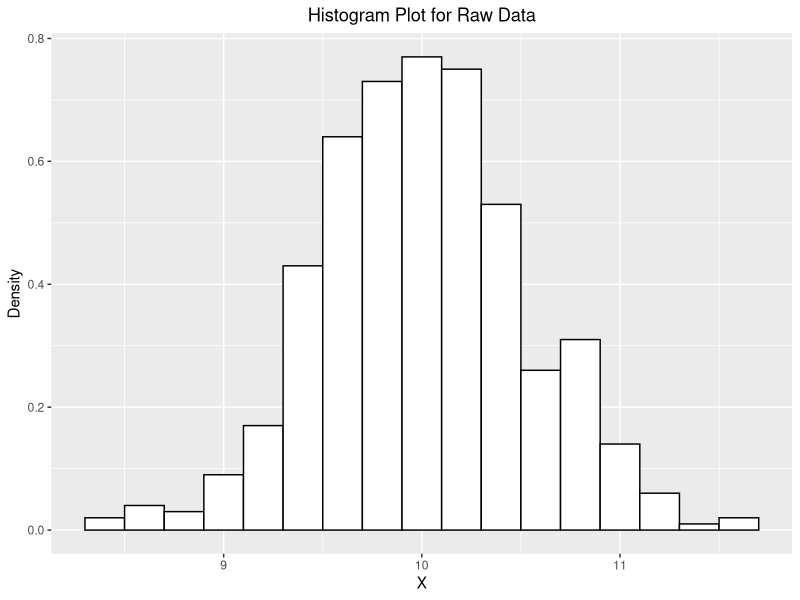
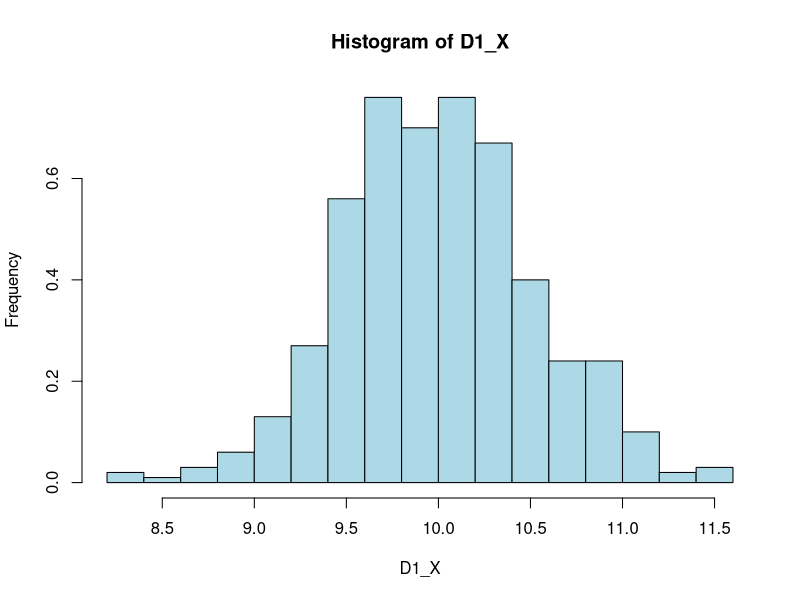

Reproduce these figures in R, in order. (Note: this script raises an error after producing the figures.)
library(ggplot2)

# D1 (Make sure to set seed for every random number generation)
set.seed(1234)
D1_X <- rnorm(500, mean = 10, sd = 0.5)
set.seed(1234)
D1_Y <- D1_X + rnorm(500, mean = 0, sd = 1)

# D2
set.seed(1234)
D2_X <- rlnorm(500, meanlog = 0, sdlog = 0.5) 
set.seed(1234)
D2_Y <- log(D2_X)+runif(500, min = 0, max = 1)

# D3
set.seed(1234)
D3_X <- rbeta(500, shape1 = 5, shape2 = 2) 
set.seed(1234)
D3_Y <- rbeta(500, shape1 = 0.5, shape2 = 0.5) 

# Here in this we will be purely be focusing on the implementation of the anonymization algorithms 
#1.K-Anonymization algorithm for Univariate analysis using Histogram plots
suppressngen <- function(histo, dataset) {
  new <- histo$breaks[histo$density > 0.04]
  diff <- new[2] - new[1]
  
  sup_D1_X <-c()
  for (i in seq_along(new))
  {
    
    if (i == length(new))
    {sup_D1_X <-c(sup_D1_X,dataset[dataset > new[i] & dataset < new[i]+diff])}
    else
    {sup_D1_X <-c(sup_D1_X,dataset[dataset > new[i] & dataset < new[i+1]])}
  }
  return(sup_D1_X)
}

#2.Deterministic algorithm using (KNN + Kmeans) for univariate analysis using Histogram plots
#function 1 for euclidean distance calculation
euclidean <- function(a, b) sqrt(sum((a - b)^2))

#function2 for nearest k point extraction based on the euclidean distance
returnK <- function(dist,sorted_k) {
  return (c(which(dist == sorted_k[1], arr.ind = TRUE),which(dist == sorted_k[2], arr.ind = TRUE),which(dist == sorted_k[3], arr.ind = TRUE)))
}

#main function for deterministic anonymization function
deterministic <-  function(DS){
  DS_copy <- DS
  # perform z-score transformation
  DS_std <- (DS -mean(DS))/sd(DS)
  
  dist_mat <- matrix(0, nrow = 500, ncol = 500)
  
  for (i in seq_along(DS_std)){
    for (j in seq_along(DS_std)){
      dist_mat[i,j] <- euclidean(DS_std[i],DS_std[j])
    }
  }
  
  k<-3 # as per the paper, the k needs to be set to 3
  centroids <- c()
  for (n in 1:500){
    x<-sort(dist_mat[n,], decreasing = FALSE)     #get the closest k-1 neighbors
    points<- returnK(dist_mat[n,],x[1:k])
    centroids <- c(centroids,mean(c(DS_std[points[1]],DS_std[points[2]],DS_std[points[3]])))
  }
  
  # perform inverse z-score transformation
  scale <- sd(D1_X)/sd(centroids)
  
  for (n in 1:500){
    inverse_x <- centroids[n] *(scale) +mean(D1_X)
    DS_copy[n] <- inverse_x
  }
  
  return(DS_copy)
}

#3. Probabilistic Algorithm for both univariate and multivariate analysis using Histograms and Scatter plots
p_anomyz <- function(dataset){
  set.seed(1234)
  return (dataset + rnorm(1, mean = 0, sd = 0.25 * sd(dataset)))
}

# Histogram plots for the comparision of raw data with anonymized data using K-anonymization algorithm
## Consider Dataset1 for this
# 1.Histogram plot for raw data
raw_df1 <- data.frame(x=D1_X)
raw_df1_mean <- mean(D1_X)
raw_df1_std <- round(sd(D1_X),2)

ggplot(raw_df1, aes(x = D1_X)) + 
  geom_histogram(binwidth = 0.2, aes(y = ..density..), color = "black", fill = "white") + 
  labs(x = "X", y = "Density", title = "Histogram Plot for Raw Data")+
  theme(plot.title = element_text(hjust = 0.5))

# 2.Histogram plot for anonymised data
h1_X <- hist(D1_X, breaks = 20, col = "lightblue", xlab = "D1_X", ylab = "Frequency", main = "Histogram of D1_X", freq = FALSE)
ano_df1 <- suppress(h1_X,D1_X)

anom_df1 <- data.frame(x=ano_df1)
anom_df1_mean <- mean(ano_df1)
anom_df1_std <- round(sd(ano_df1),2)

ggplot(anom_df1, aes(x = ano_df1)) + 
  geom_histogram(binwidth = 0.5, aes(y = ..density..), color = "black", fill = "white") + 
  labs(x = "X", y = "Density", title = "Histogram Plot for Anonymised data")+
  theme(plot.title = element_text(hjust = 0.5))

# 3.Histogram plot for raw data with distribution plot and std dev (0.52)
ggplot(raw_df1, aes(x = D1_X)) + 
  geom_histogram(binwidth = 0.2, aes(y = ..density..), color = "black", fill = "white") + 
  geom_density(alpha = 0.2, fill = "blue") +
  labs(x = "D1_X", y = "Density", title = "Histogram + Distribution Plot for Raw Data")+
  annotate("text", x = 7, y = 0.6, label = paste0("std = ", raw_df1_std),size = 4, fontface = "bold")+
  theme(plot.title = element_text(hjust = 0.5))

# 4.Histogram plot for anonymised data with distribution plot and std dev (0.48)
ggplot(anom_df1, aes(x = ano_df1)) + 
  geom_histogram(binwidth = 0.5, aes(y = ..density..), color = "black", fill = "white") + 
  geom_density(alpha = 0.2, fill = "blue") +
  labs(x = "Anonymised D1_X", y = "Density", title = "Histogram + Distribution Plot for Anonymised Data")+
  annotate("text", x = 7, y = 0.6, label = paste0("std = ", anom_df1_std),size = 4, fontface = "bold")+
  theme(plot.title = element_text(hjust = 0.5))

# Scatter and Histogram plots for the comparison of raw data  with anonymized data using probabilistic algorithm
## Consider Dataset2 for this
# 5.Scatter plot for raw data
raw_cor<- round(cor(D2_X,D2_Y),2)
raw_df2 <- data.frame(x=D2_X,y=D2_Y)

ggplot(raw_df2, aes(x = D2_X, y = D2_Y)) + 
  geom_point() + 
  xlim(0,5)+
  ylim(-1,2)+
  labs(x = "X", y = "Y", title = "Scatter Plot for Raw Data")+
  theme(plot.title = element_text(hjust = 0.5))

# 6.Scatter plot with a regression line for correlation analysis for anonymized data
## funtion for anonymizing the data
ano_X <- p_anomyz(D2_X)
ano_Y <- p_anomyz(D2_Y)

corr_data <- round(cor(ano_X, ano_Y), 2)
anom_df2 <- data.frame(x = ano_X, y = ano_Y)

ggplot(anom_df2, aes(x = ano_X, y = ano_Y)) + 
  geom_point() + 
  xlim(0,5)+
  ylim(-1,2)+
  labs(x = "X", y = "Y", title = "Scatter plot for Anonymised Data")+
  theme(plot.title = element_text(hjust = 0.5))

# 7.Scatter plot with a regression line for correlation analysis for raw data

ggplot(raw_df2, aes(x = D2_X, y = D2_Y)) + 
  geom_point() + 
  geom_smooth(method = "lm", se = FALSE) +
  annotate("text", x = 1, y = 2, label = paste0("corr = ", raw_cor),size = 6, fontface = "bold")+
  xlim(0,5)+
  ylim(-1,2)+
  labs(x = "D2_X", y = "D2_Y", title = "Scatter Plot + Correlation Indicator for Raw Data")+
  theme(plot.title = element_text(hjust = 0.5))

# 8.Scatter plot with a regression line for correlation analysis for anonymised data
ggplot(anom_df2, aes(x = ano_X, y = ano_Y)) + 
  geom_point() + 
  geom_smooth(method = "lm", se = FALSE) +
  annotate("text", x = 1, y = 2, label = paste0("corrr = ", corr_data),size = 6, fontface = "bold")+
  xlim(0,5)+
  ylim(-1,2)+
  labs(x = "Anonymised D2_X", y = "Anonymised D2_Y", title = "Scatter Plot + Correlation Indicator for Anonymised Data")+
  theme(plot.title = element_text(hjust = 0.5))

# 9.Histogram plot for raw data with distribution plot and std dev (0.17)
# Using Dataset 3 for the below 2 plots
raw_df3 <- data.frame(x=D3_X)
raw_df3_mean <- mean(D3_X)
raw_df3_std <- round(sd(D3_X),2)

ggplot(raw_df3, aes(x = D3_X)) + 
  geom_histogram(binwidth = 0.1, aes(y = ..density..), color = "black", fill = "white") + 
  geom_density(alpha = 0.2, fill = "blue") +
  labs(x = "D3_X", y = "Density", title = "Histogram + Distribution Plot for Raw Data")+
  annotate("text", x = 0.25, y = 2, label = paste0("std = ", raw_df3_std),size = 4, fontface = "bold")+
  xlim(0,1.5)+
  ylim(0,2.5)+
  theme(plot.title = element_text(hjust = 0.5))

# 10.Histogram plot for anonymised data with distribution plot and std dev 

ano3_X <- p_anomyz(D3_X)
anom_df3 <- data.frame(x=ano3_X)
anom_df3_std <- round(sd(unlist(anom_df3)),2)

ggplot(anom_df3, aes(x = ano3_X)) + 
  geom_histogram(binwidth = 0.1, aes(y = ..density..), color = "black", fill = "white") + 
  geom_density(alpha = 0.2, fill = "blue") +
  labs(x = "Anonymised D3_X", y = "Density", title = "Histogram + Distribution Plot for Anonymised Data")+
  annotate("text", x = 0.25, y = 2, label = paste0("std = ", anom_df3_std),size = 4, fontface = "bold")+
  xlim(0,1.5)+
  ylim(0,2.5)+
  theme(plot.title = element_text(hjust = 0.5))


# Histogram for the comparison of raw data histogram with anonymized data histogram using Deterministic algorithm
# As the concept of making it more effective is same as above, we will not be presenting this in the slides
# But this is solely for the purpose of designing the algorithm and checking it's effectiveness in preserving the privacy of the data

# Using Dataset1 for this graph
# 11. Histogram of Deterministically Anonymized data
D_copy<-deterministic(D1_X)
anom_df4 <- data.frame(D_copy)
anom_df4_std <- round(sd(unlist(anom_df4)),2)

ggplot(anom_df4, aes(x = D_copy)) + 
  geom_histogram(binwidth = 0.2, aes(y = ..density..), color = "black", fill = "white") + 
  geom_density(alpha = 0.2, fill = "blue") +
  labs(x = "D1_X", y = "Density", title = "Histogram + Distribution Plot for Anonymised Data")+
  annotate("text", x = 7, y = 0.6, label = paste0("std = ", anom_df4_std),size = 4, fontface = "bold")+
  theme(plot.title = element_text(hjust = 0.5))


